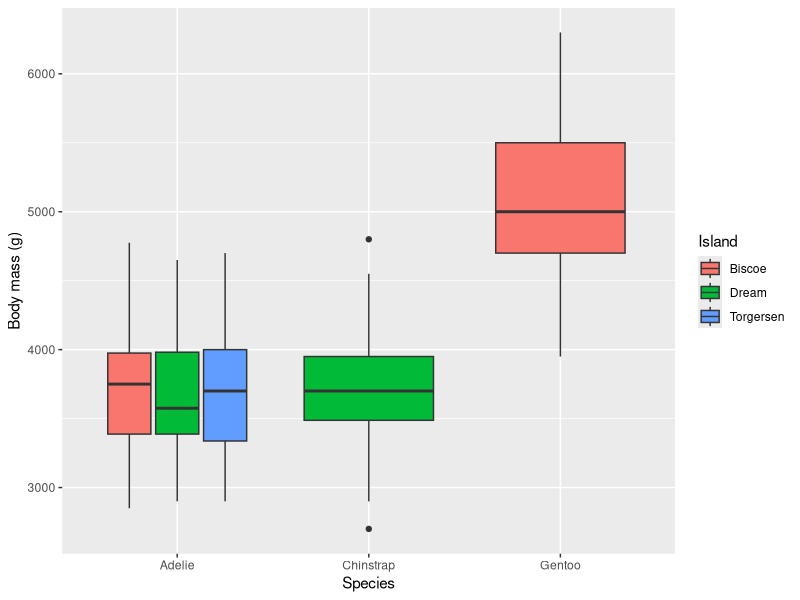
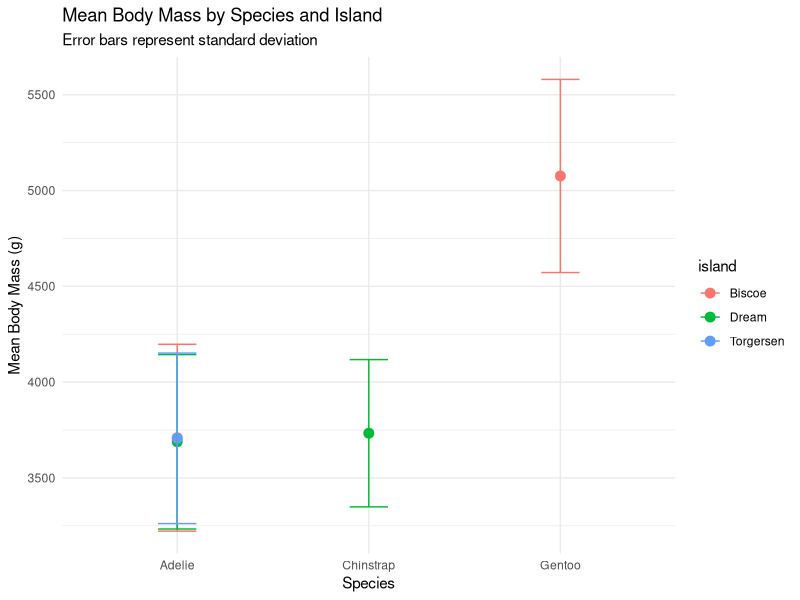
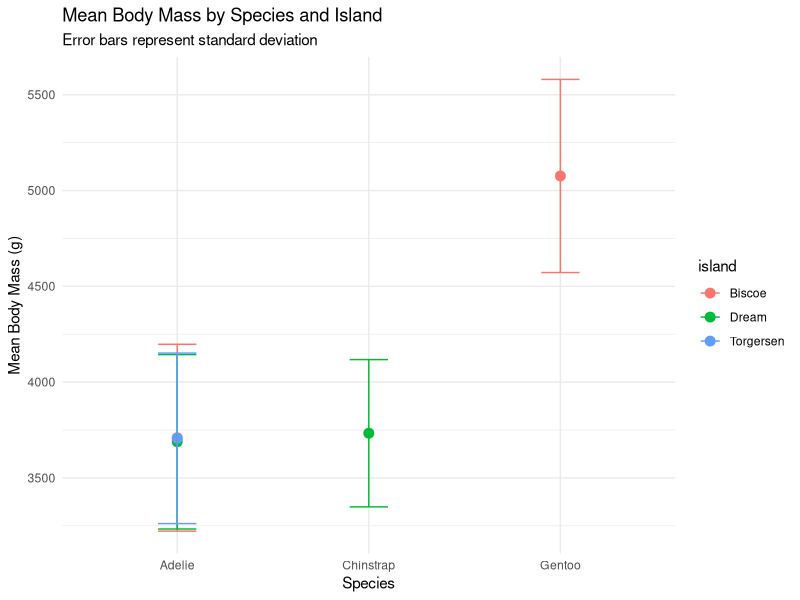

Write R code to recreate these figures, in order.
## ---- chunk 1
#| label: body-size-shape
#| layout-ncol: 2

library(tidyverse)
library(palmerpenguins)  # skip if you've already loaded your own data

# 1. Summary table
penguins |>
  group_by(species, island) |>
  summarise(
    mean_body_mass = mean(body_mass_g, na.rm = TRUE),
    .groups = "drop"
  )

# 2. Boxplot
penguins |>
  ggplot(aes(x = species, y = body_mass_g, fill = island)) +
  geom_boxplot() +
  labs(
    x = "Species",
    y = "Body mass (g)",
    fill = "Island"
  )


## ---- chunk 2
# Pipe directly from aggregation to plotting with error bars
mass_compare_plot <- penguins |>
  group_by(species, island) |>
  summarise(
    mean_mass = mean(body_mass_g, na.rm = TRUE),
    sd_mass = sd(body_mass_g, na.rm = TRUE),
    n = n(),
    .groups = "drop"
  ) |>
  ggplot(aes(x = species, y = mean_mass, colour = island)) +
  geom_point(size = 3) +
  geom_errorbar(aes(ymin = mean_mass - sd_mass, 
                    ymax = mean_mass + sd_mass), 
                width = 0.2) +
  labs(title = "Mean Body Mass by Species and Island",
       subtitle = "Error bars represent standard deviation",
       y = "Mean Body Mass (g)",
       x = "Species") +
  theme_minimal()

mass_compare_plot


## ---- chunk 3
ggsave("outputs/mass_compare_plot.png", 
       plot = mass_compare_plot, 
       width = 120, height = 120, 
       units = "mm", dpi = 300)
